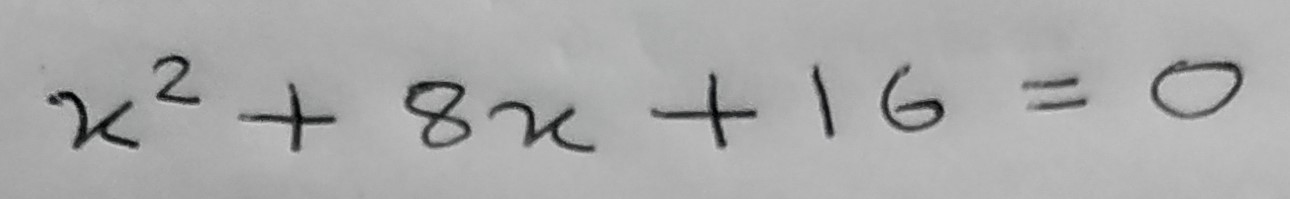
#> input picture Backend/Equations/equ2.jpg, 1290 x 199 px
$ jupyter execute --allow-errors segmentTest.ipynb   (shell and % lines are left out)
#> lines starting #> are read from the running program, lines starting #| are printed output that depends on the picture; after the words box and inside, x2 and y2 are one past the last pixel; in counts of white or black regions, pixels touching at a corner belong together
[cell 1]
import numpy as np
import cv2
from PIL import Image
# import PIL as PIL
from matplotlib import pyplot as plt

[cell 2]
class Symbol:
    position=-1
    isSquare=False
    isMinus=False
    height=0
    width=0
    (centerX,centerY)=(0,0)

    def hwRatio(self):
        return self.height/self.width

    def isSquare(self):
        return self.isSquare

    def isMinus(self):
        return self.isMinus

    def getArea(self):
        return self.height*self.width

[cell 3]
class ImageConversions:
    def openImageUsingCV(self,path):
#> called with path = '../Equations/equ2.jpg'
        img = cv2.imread(path)
#> img is the input picture: shape (199, 1290, 3); mean B, G, R 170.1, 170.2, 170
        return img
    # [4 lines left out: function openImageUsingCVGrayScale, not called in this run]
    def saveNumpyImage(self,path,numImg):
        cv2.imwrite(path, numImg)

    def openImageUsingPillow(self,path):
        im = Image.open(path)
        return im

    def savePILImage(self,path,img):
        img.save(path)

    def expandShape(self,numarray,axisNumber):
        a=np.expand_dims(numarray,axis=axisNumber)
        return a

    def plotImageUsingMATPLOTLIB(self,img):
        plt.imshow(img)
        plt.show()

    def plotImageUsingCV(self,img):
        cv2.imshow('Gray image', img)
        cv2.waitKey(0)

    # [11 lines left out: function printInformation, not called in this run]

    def pixelInversion0to255(self,img): # inverts image b - w or w - b
            copyImage = np.copy(img)
            copyImage[img > 175] = 0
            copyImage[img <= 175] = 255
            return copyImage

    def isTextWhite(self,img): #returns true if text white else false
        white=np.sum(img >= 127)
        black=np.sum(img < 127)
        if(white>black):
            return False
        else:
            return True

    def convertToGrayScale(self,img): #returns grayscale image
        gray = cv2.cvtColor(img, cv2.COLOR_BGR2GRAY)
        return gray

    def convertOnlyto255and0(self,img): # returns image to 0 and 255 image
        if(self.isImageGrayScale(img)==False):
            grayImage=self.convertToGrayScale(img)

        else:
            grayImage=img
        (thresh, blackAndWhiteImage) = cv2.threshold(grayImage, 127, 255, cv2.THRESH_BINARY)
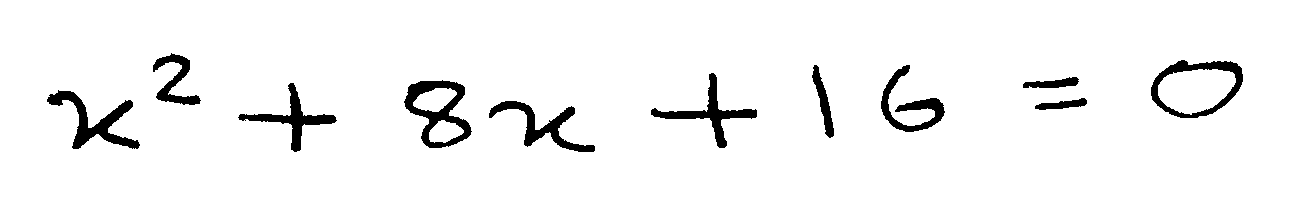
#> blackAndWhiteImage: shape (199, 1290); 95.2% white; 11 black regions, largest, box (x1, y1, x2, y2) and area: (404, 80, 472, 148) 1754, (47, 90, 140, 149) 1654, (1151, 60, 1243, 118) 1442


        return blackAndWhiteImage

    def makeTextWhite(self,img):
        bwImg=self.convertOnlyto255and0(img)
#         self.printInformation(bwImg)
        if(self.isTextWhite(bwImg)==False):
#> in isTextWhite, `white=np.sum(img >= 127)`: white = 244268
#> in isTextWhite, `black=np.sum(img < 127)`: black = 12442
            whiteTextImage=self.pixelInversion0to255(bwImg)
#> in pixelInversion0to255, `copyImage[img > 175] = 0`: copyImage: shape (199, 1290); every value is 0
        else:
            whiteTextImage = bwImg
        inv=self.expandShape(whiteTextImage,2)
        return inv

    def dilate(self,img):
        kernel = np.ones((5,5),np.uint8)
        # erosion = cv2.erode(img,kernel,iterations = 1)
        opening = cv2.morphologyEx(img, cv2.MORPH_OPEN, kernel)
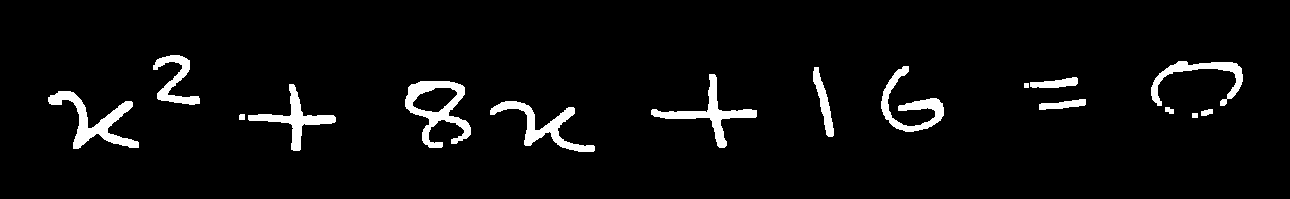
#> opening: shape (199, 1290); 4.6% white; 16 white regions, largest, box (x1, y1, x2, y2) and area: (405, 81, 471, 148) 1687, (48, 91, 139, 149) 1625, (651, 74, 757, 148) 1396
        dilation = cv2.dilate(img,kernel,iterations = 1)
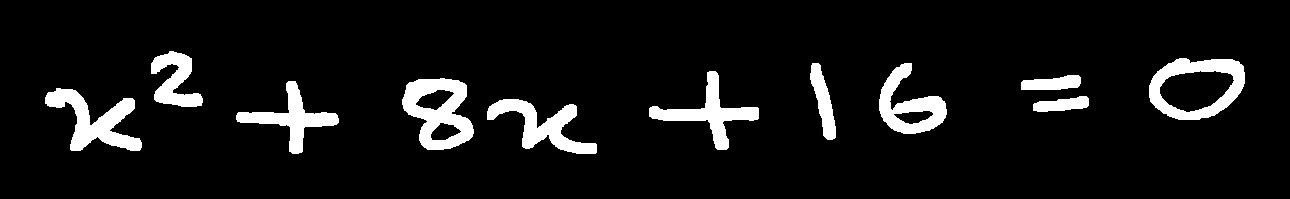
#> dilation: shape (199, 1290); 8.1% white; 11 white regions, largest, box (x1, y1, x2, y2) and area: (402, 78, 474, 150) 2890, (45, 88, 142, 151) 2616, (1149, 58, 1245, 120) 2574
        return dilation

    # [11 lines left out: functions erode, resize, not called in this run]
    def isImageGrayScale(self,img):
        if(len(img.shape)<3):
            return True
        elif(len(img.shape)==3):
            return False

[cell 4]
imconv=ImageConversions()

[cell 5]
path='../Equations/equ2.jpg'

[cell 6]
# grayImage=imconv.openImageUsingCVGrayScale(path)
grayImage=imconv.openImageUsingCV(path)
len(grayImage.shape)
textWhiteImage=imconv.makeTextWhite(grayImage)
thresh=imconv.dilate(textWhiteImage)
# imconv.plotImageUsingCV(textWhiteImage)
# ret,thresh = cv2.threshold(textWhiteImage,240,255,0)
# imconv.plotImageUsingCV(thresh)

#> (a cell that did not finish here is left out)

#> (a cell that did not finish here is left out)

[cell 9]
imconv.plotImageUsingCV(thresh)

#> (a cell that did not finish here is left out)

[cell 11]
imconv.plotImageUsingCV(grayImage)

[cell 12]
res=[]
#> (the rest of this cell did not finish here and is left out)

[cell 13]
imconv.plotImageUsingCV(grayImage)

[cell 14]
res.sort()

[cell 15]
for i in res:
    print(i)

[cell 16]
res.sort()
x=1
for i in res:
#     print(i)
    height=i[1][1]-i[0][1]
    width=i[1][0]-i[0][0]
    print(x,'height-',height,'weight-',width)
    cv2.rectangle(grayImage,(x,y),(x+w,y+h),(0,255,0),2)
    x+=1
#> after the loop, x = 1

[cell 17]
imconv.plotImageUsingCV(grayImage[45,85])

[cell 18]
testImage=imconv.openImageUsingCV(path)
croppedImage = testImage[75:112,1021:1089]
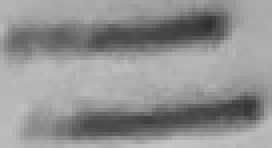
#> croppedImage: shape (37, 68, 3) (shown 4 times larger); min 46, max 197, mean 145.7
# croppedImage2= testImage[51:107,151:203]

[cell 19]
imconv.plotImageUsingCV(croppedImage)

[cell 20]
croppedImage.shape
#> Out = (37, 68, 3)

[cell 21]
c=cv2.resize(croppedImage, (28, 28))
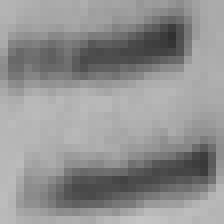
#> c: shape (28, 28, 3) (shown 8 times larger); min 48, max 196, mean 145.5
imconv.plotImageUsingCV(c)

[cell 22]
c.shape
#> Out = (28, 28, 3)

[cell 23]
croppedImage = testImage[63:140,810:836]
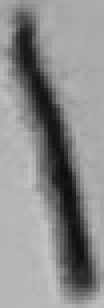
#> croppedImage: shape (77, 26, 3) (shown 4 times larger); mean B, G, R 140.2, 139.9, 139.9
imconv.plotImageUsingCV(croppedImage)

$ run again, with Backend/Equations/Equ1.jpg copied over Backend/Equations/equ2.jpg
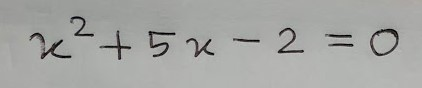
#> input picture Backend/Equations/Equ1.jpg, 422 x 88 px
#> in openImageUsingCV, img is the input picture: shape (88, 422, 3); mean B, G, R 163.5, 166.1, 165.1
#> in convertOnlyto255and0, `(thresh, blackAndWhiteImage) = cv2.threshold(grayImage, 127, 255, cv2...`:
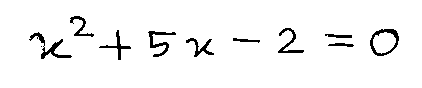
#> blackAndWhiteImage: shape (88, 422); 95.8% white; 11 black regions (1 under 20 px), largest, box (x1, y1, x2, y2) and area: (29, 32, 72, 59) 263, (370, 29, 399, 56) 241, (148, 31, 176, 57) 222
#> white = 35561
#> black = 1575
#> in dilate, `dilation = cv2.dilate(img,kernel,iterations = 1)`:
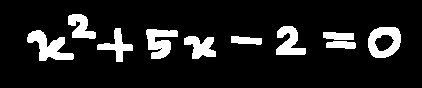
#> dilation: shape (88, 422); 11.9% white; 10 white regions, largest, box (x1, y1, x2, y2) and area: (27, 30, 74, 61) 706, (368, 27, 401, 58) 645, (146, 29, 178, 59) 596
#> after the loop `for i in res:`: x = 1
#> croppedImage = empty array

$ run again, with Backend/Equations/Equ55.jpg copied over Backend/Equations/equ2.jpg
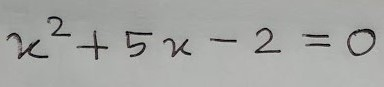
#> input picture Backend/Equations/Equ55.jpg, 384 x 87 px
#> in openImageUsingCV, img is the input picture: shape (87, 384, 3); mean B, G, R 163.2, 165.8, 164.7
#> in convertOnlyto255and0, `(thresh, blackAndWhiteImage) = cv2.threshold(grayImage, 127, 255, cv2...`:
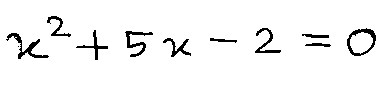
#> blackAndWhiteImage: shape (87, 384); 95.3% white; 11 black regions (1 under 20 px), largest, box (x1, y1, x2, y2) and area: (6, 33, 49, 59) 262, (347, 28, 376, 56) 246, (125, 31, 153, 57) 223
#> white = 31830
#> black = 1578
#> in dilate, `dilation = cv2.dilate(img,kernel,iterations = 1)`:
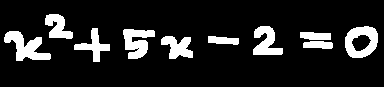
#> dilation: shape (87, 384); 13.3% white; 10 white regions, largest, box (x1, y1, x2, y2) and area: (4, 31, 51, 61) 699, (345, 26, 378, 58) 654, (123, 29, 155, 59) 601
#> after the loop `for i in res:`: x = 1
#> croppedImage = empty array

$ run again, with Backend/Equations/equ10.jpg copied over Backend/Equations/equ2.jpg
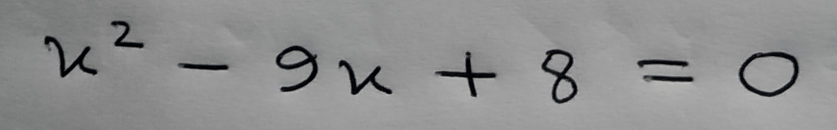
#> input picture Backend/Equations/equ10.jpg, 1674 x 260 px (shown at 1/2 size)
#> in openImageUsingCV, img is the input picture: shape (260, 1674, 3); mean B, G, R 143.1, 143, 142.7
#> in convertOnlyto255and0, `(thresh, blackAndWhiteImage) = cv2.threshold(grayImage, 127, 255, cv2...`:
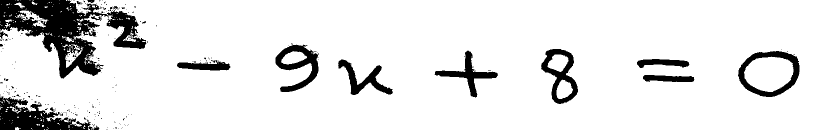
#> blackAndWhiteImage: shape (260, 1674) (shown at 1/2 size); 89.9% white; 244 black regions (223 under 20 px), largest, box (x1, y1, x2, y2) and area: (0, 0, 293, 157) 18254, (0, 192, 186, 260) 6224, (1476, 102, 1599, 194) 3425
#> white = 391124
#> black = 44116
#> opening: shape (260, 1674); 9% white; 29 white regions (1 under 20 px), largest, box (x1, y1, x2, y2) and area: (0, 0, 201, 156) 12562, (0, 202, 167, 260) 4771, (1477, 102, 1599, 194) 3403
#> in dilate, `dilation = cv2.dilate(img,kernel,iterations = 1)`:
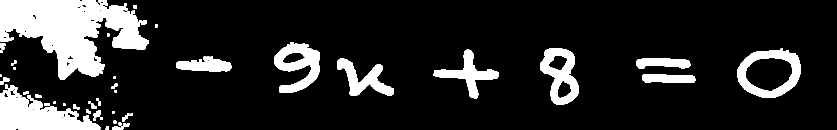
#> dilation: shape (260, 1674) (shown at 1/2 size); 14.9% white; 49 white regions (1 under 20 px), largest, box (x1, y1, x2, y2) and area: (0, 0, 297, 159) 26409, (0, 170, 201, 260) 9390, (1474, 97, 1601, 196) 5033
#> after the loop `for i in res:`: x = 1
